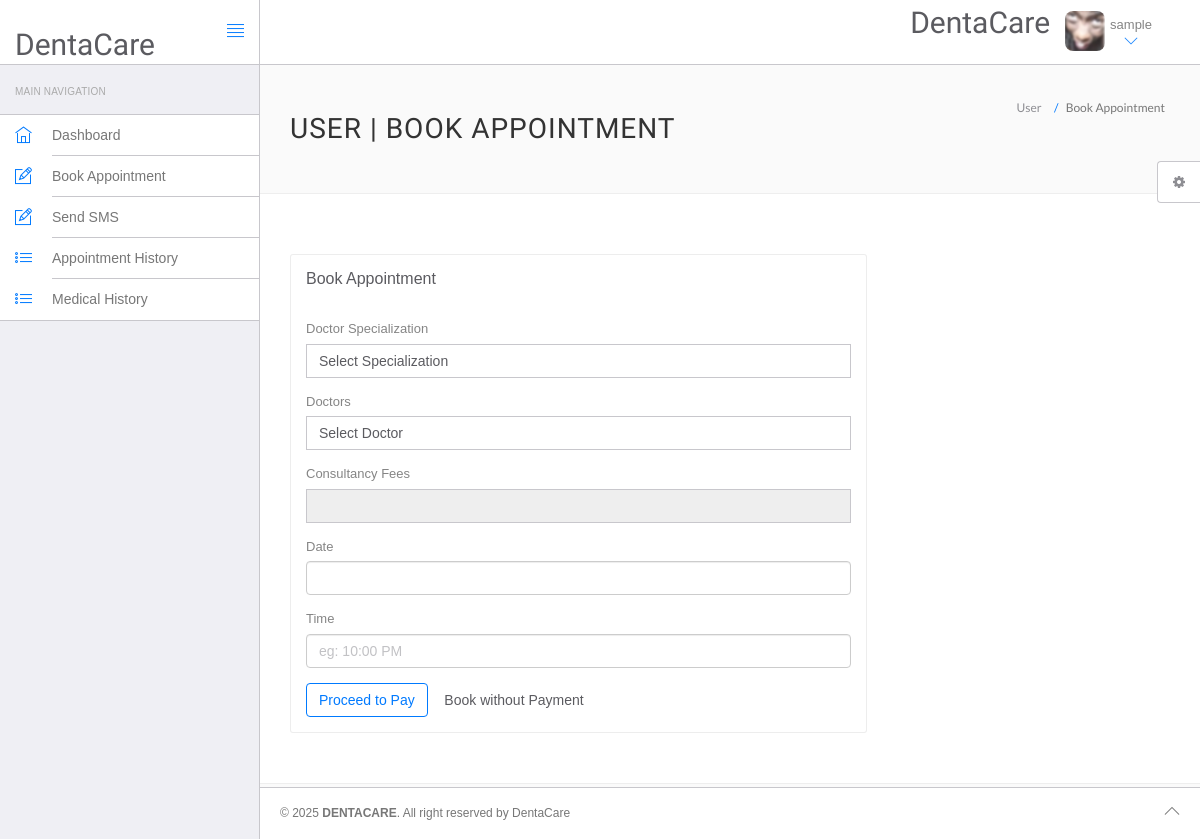
Page /hms/book-appointment.php (signed in) on the committed database.
### tables this page shows
CREATE TABLE `users` (
  `id` int(11) NOT NULL,
  `fullName` varchar(255) DEFAULT NULL,
  `address` longtext DEFAULT NULL,
  `city` varchar(255) DEFAULT NULL,
  `province` varchar(255) DEFAULT NULL,
  `gender` varchar(255) DEFAULT NULL,
  `email` varchar(255) DEFAULT NULL,
  `password` varchar(255) DEFAULT NULL,
  `regDate` timestamp NULL DEFAULT current_timestamp(),
  `updationDate` timestamp NULL DEFAULT NULL ON UPDATE current_timestamp(),
  `role` enum('user') NOT NULL DEFAULT 'user',
  `profile_picture` varchar(255) DEFAULT NULL
);

### hms/book-appointment.php (the view, shortened to what this page needs)
<?php
include('include/config.php');
?>
<!DOCTYPE html>
<html lang="en">
<head>
    <link rel="stylesheet" href="vendor/bootstrap/css/bootstrap.min.css">
    <link rel="stylesheet" href="vendor/fontawesome/css/font-awesome.min.css">
    <link rel="stylesheet" href="vendor/themify-icons/themify-icons.min.css">
    <link href="vendor/animate.css/animate.min.css" rel="stylesheet" media="screen">
    <link href="vendor/perfect-scrollbar/perfect-scrollbar.min.css" rel="stylesheet" media="screen">
    <link href="vendor/switchery/switchery.min.css" rel="stylesheet" media="screen">
    <link href="vendor/bootstrap-touchspin/jquery.bootstrap-touchspin.min.css" rel="stylesheet" media="screen">
    <link href="vendor/select2/select2.min.css" rel="stylesheet" media="screen">
    <link href="vendor/bootstrap-datepicker/bootstrap-datepicker3.standalone.min.css" rel="stylesheet" media="screen">
    <link href="vendor/bootstrap-timepicker/bootstrap-timepicker.min.css" rel="stylesheet" media="screen">
    <link rel="stylesheet" href="assets/css/styles.css">
    <link rel="stylesheet" href="assets/css/plugins.css">
    <link rel="stylesheet" href="assets/css/themes/theme-1.css" id="skin_color">
    <link rel="stylesheet" href="https://cdn.jsdelivr.net/npm/sweetalert2@11/dist/sweetalert2.min.css">
</head>
<body>
<div id="app">        <?php include('include/footer.php');?>
    <?php include('include/sidebar.php');?>
    <div class="app-content">
        <?php include('include/header.php');?>
        <div class="main-content">
            <div class="wrap-content container" id="container">
                <section id="page-title">
                    <div class="row">
                        <div class="col-sm-8">
                            <h1 class="mainTitle">User  | Book Appointment</h1>
                        </div>
                        <ol class="breadcrumb">
                            <li><span>User</span></li>
                            <li class="active"><span>Book Appointment</span></li>
                        </ol>
                    </div>
                </section>
                <div class="container-fluid container-fullw bg-white">
                    <div class="row">
                        <div class="col-md-12">
                            <div class="row margin-top-30">
                                <div class="col-lg-8 col-md-12">
                                    <div class="panel panel-white">
                                        <div class="panel-heading">
                                            <h5 class="panel-title">Book Appointment</h5>
                                        </div>
                                        <div class="panel-body">
                                            <form role="form" name="book" method="post" id="appointmentForm">
                                                <div class="form-group">
                                                    <label for="DoctorSpecialization">Doctor Specialization</label>
                                                    <select name="Doctorspecialization" class="form-control" onChange="getdoctor(this.value);" required="required">
                                                        <option value="">Select Specialization</option>
                                                    </select>
                                                </div>
                                                <div class="form-group">
                                                    <label for="doctor">Doctors</label>
                                                    <select name="doctor" class="form-control" id="doctor" onChange="getfee(this.value);" required="required">
                                                        <option value="">Select Doctor</option>
                                                    </select>
                                                </div>
                                                <div class="form-group">
                                                    <label for="consultancyfees">Consultancy Fees</label>
                                                    <select name="fees" class="form-control" id="fees" readonly></select>
                                                </div>
                                                <div class="form-group">
                                                    <label for="AppointmentDate">Date</label>
                                                    <input class="form-control datepicker" name="appdate" required="required" data-date-format="yyyy-mm-dd" id="appdate">
                                                </div>
                                                <div class="form-group">
                                                    <label for="Appointmenttime">Time</label>
                                                    <input class="form-control timepicker" name="apptime" id="timepicker1" required="required" placeholder="eg: 10:00 PM">
                                                </div>
                                                <button type="button" id="payButton" class="btn btn-o btn-primary">Proceed to Pay</button>
                                                <button type="submit" name="submit" class="btn btn-o btn-secondary">Book without Payment</button>
                                            </form>
                                        </div>
                                    </div>
                                </div>
                            </div>
                        </div>
                    </div>
                </div>
                <?php include('include/setting.php');?>
            </div>
        </div>
    </div>
</div>
</body>
</html>

### hms/include/header.php (shortened to what this page needs)
<header class="navbar navbar-default navbar-static-top">
					<div class="navbar-header">
						<a class="navbar-brand" href="#">
							<h2 style="padding-top:20% ">DentaCare</h2>
						</a>
						<a href="#" class="sidebar-toggler pull-right visible-md visible-lg" data-toggle-class="app-sidebar-closed" data-toggle-target="#app">
							<i class="ti-align-justify"></i>
						</a>
					</div>
					<div class="navbar-collapse collapse">
						<ul class="nav navbar-right">
								<li  style="padding-top:2% ">
								<h2>DentaCare</h2>
							</li>
							<li class="dropdown current-user">
    <a href class="dropdown-toggle" data-toggle="dropdown">
        <?php
        $query = mysqli_query($con, "SELECT fullName, profile_picture FROM users WHERE id='" . $_SESSION['id'] . "'");
        $row = mysqli_fetch_array($query);
        $profilePicture = !empty($row['profile_picture']) ? $row['profile_picture'] : 'assets/images/default.jpg';
        ?>
        <img src="<?php echo $profilePicture; ?>" style="width:40px; height:40px;"> <span class="username">
            <?php echo $row['fullName']; ?> <i class="ti-angle-down"></i></span>
    </a>
</li>
						</ul>
					</div>
				</header>

### hms/assets/css/themes/theme-1.css (style rules this page uses)
body { background: #FAFAFA; }
header .navbar-header { background: #ffffff !important; border-right-color: #c8c7cc !important; border-bottom-color: #c8c7cc !important; }
header .navbar-header .sidebar-toggler, header .navbar-header .sidebar-mobile-toggler { color: #007aff !important; }
header .navbar-header .navbar-brand { color: #777 !important; }
header .navbar-collapse { background: #ffffff !important; border-bottom-color: #c8c7cc !important; box-shadow: none !important; }
header .navbar-collapse .navbar-right > li > a { color: #777; }
header .navbar-collapse .navbar-right > li > a i { color: #007aff !important; }

### rows in the picture
users: profile_picture (picture), fullName "sample"
